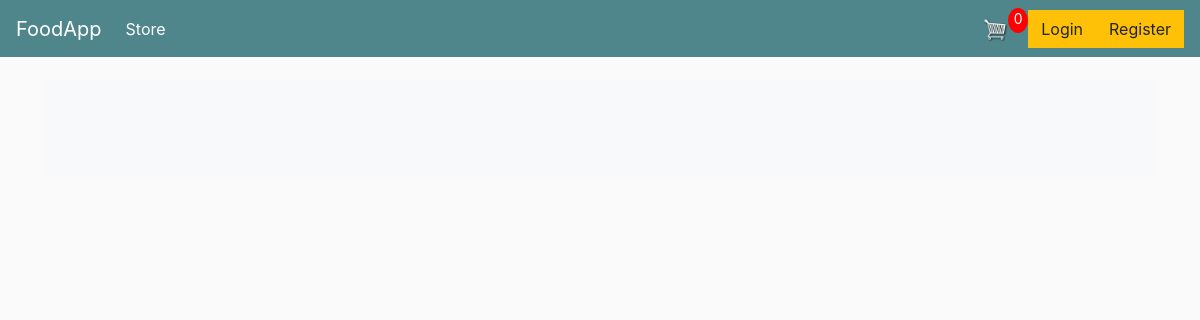
The page /rider/storehome/ on the database as committed earlier.
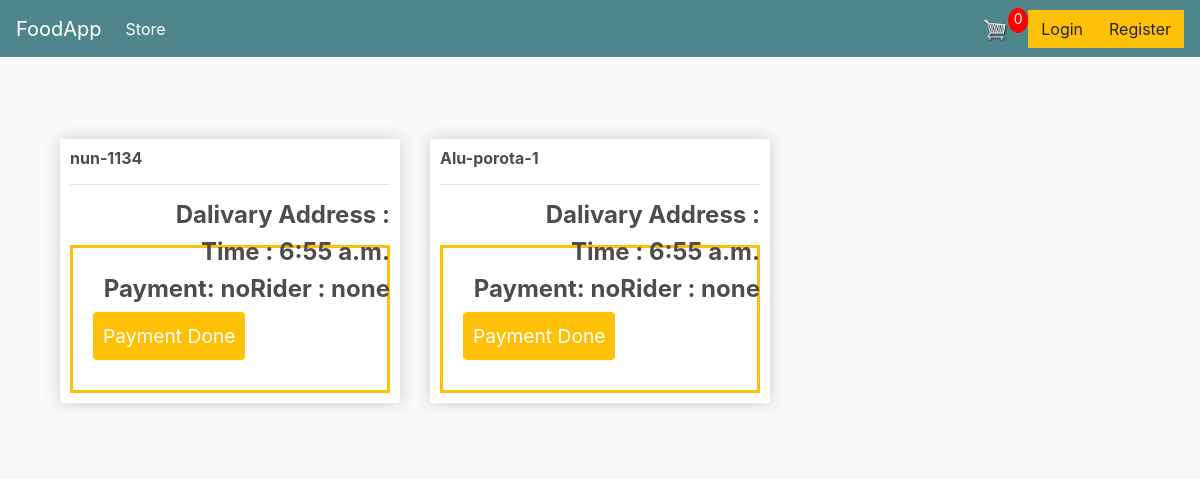
The same page on the database as committed later.
### Rider/models.py (models this page shows, shortened)
class Store(models.Model):
    resturent = models.CharField(max_length=200)
    order_item= models.CharField(max_length=50)
    time= models.TimeField( )
    payment= models.CharField(max_length=3)
    rider_ac= models.CharField(max_length=200)

### Rider/views.py (the view)
def storeview(request):
    template = 'Rider/storehome.html'
    list_items = Store.objects.all()
    return render(request, template, {"items": list_items})

### Rider/templates/Rider/storehome.html (shortened to what this page needs)
{% extends 'base.html' %}
{% block content %}
<div class="album py-5 bg-light">
<div class="container">
<div class="row">
{% for food in items %}
<div class="col-lg-4">
			<div class="box-element product">
				<h6><strong>{{food.order_item}}</strong></h6>
				<hr>
				<h4 style="display: inline-block; float: right"><strong>Dalivary Address : {{food.deli_address}}</strong></h4>
				<h4 style="display: inline-block; float: right"><strong>Time : {{food.time}}</strong></h4>
				<h4 style="display: inline-block; float: right"><strong>Rider : {{food.rider_ac}}</strong></h4>
				<h4 style="display: inline-block; float: right"><strong>Payment: {{food.payment}}</strong></h4>
				<form class="site-form" action="/rider/pay/" method='POST'>
					<input type="submit" value="Payment Done">
			    	</form>
			</div>
</div>
{% endfor %}
</div>
</div>
</div>
{% endblock %}

### templates/base.html (shortened to what this page needs)
<!DOCTYPE html>
{% load static %}
<html>
<head>
	<link rel="stylesheet" href="https://stackpath.bootstrapcdn.com/bootstrap/4.4.1/css/bootstrap.min.css">
	<link rel="stylesheet" type="text/css" href="{% static "css/base.css" %}">
</head>
<body>
	<nav class="navbar navbar-expand-lg navbar-dark bg-dark">
	  <a class="navbar-brand" href="{% url 'reslist' %}">FoodApp</a>
	  <div class="collapse navbar-collapse" id="navbarSupportedContent">
	    <ul class="navbar-nav mr-auto">
	      <li class="nav-item active">
	        <a class="nav-link" href="{% url 'reslist' %}">Store <span class="sr-only">(current)</span></a>
	      </li>
	    </ul>
		<div class="form-inline my-2 my-lg-0">
	     	<a href="{% url 'cart' %}">
	    		<img  id="cart-icon" src="{% static 'images/cart.png' %}">
	    	</a>
	    	<p id="cart-total">0</p>
	    </div>
	    <div class="form-inline my-2 my-lg-0">
			{% if user.is_authenticated %}
			<p>
				Welcome {{user.last_name}} . .
			</p>
				<a href="javascript:{document.getElementById('logout_user').submit()}" class="btn btn-warning">Logout</a>
				<form id="logout_user" action="{% url 'logout' %}" method='POST'>
				{% csrf_token %}
				<input type="hidden"/>
				</form>
			{% else %}
				<a href="{% url 'login_user' %}"class="btn btn-warning">Login</a>
				<a href="{% url 'signup_user' %}"class="btn btn-warning">Register</a>
			{% endif %}
	    </div>
	  </div>
	</nav>
     <div class="container">
            <br>
            {% block content %}
            {% endblock content %}
    </div>
</body>
</html>

### static/css/base.css (style rules this page uses)
body { background-color: hsl(0, 0%, 98%); }
h1,h2,h3,h4,h5,h6 { color:hsl(0, 0%, 30%); }
.site-form { margin-top: 60px; border: 3px solid #ffc107; padding: 20px; }
.site-form input, .site-form textarea { display: block; margin: 20px 0 0 0; padding: 10px; }
.site-form input[type="submit"] { background: #ffc107; border:0; color: #fff; font-size: 1.2em; border-radius: 4px; margin: 10px 0; }
.box-element { box-shadow:hsl(0, 0%, 80%) 0 0 16px; background-color: #fff; border-radius: 4px; padding: 10px; }
.product { border-radius: 0 0 4px 4px; }
.bg-dark { background-color: #4f868c!important; }
#cart-icon { width:25px; display: inline-block; margin-left: 15px; }
#cart-total { display: block; text-align: center; color:#fff; background-color: red; width: 20px; height: 25px; border-radius: 50%; font-size: 14px; }
.col-lg-4, .col-lg-6, .col-lg-8, .col-lg-12 { margin-top: 10px; }
.btn { border-radius: 0; }

Rows that differ between the two databases and show on the page:
added Store: order_item "nun-1134", time "6:55 a.m.", rider_ac "none", payment "no"
added Store: order_item "Alu-porota-1", time "6:55 a.m.", rider_ac "none", payment "no"
